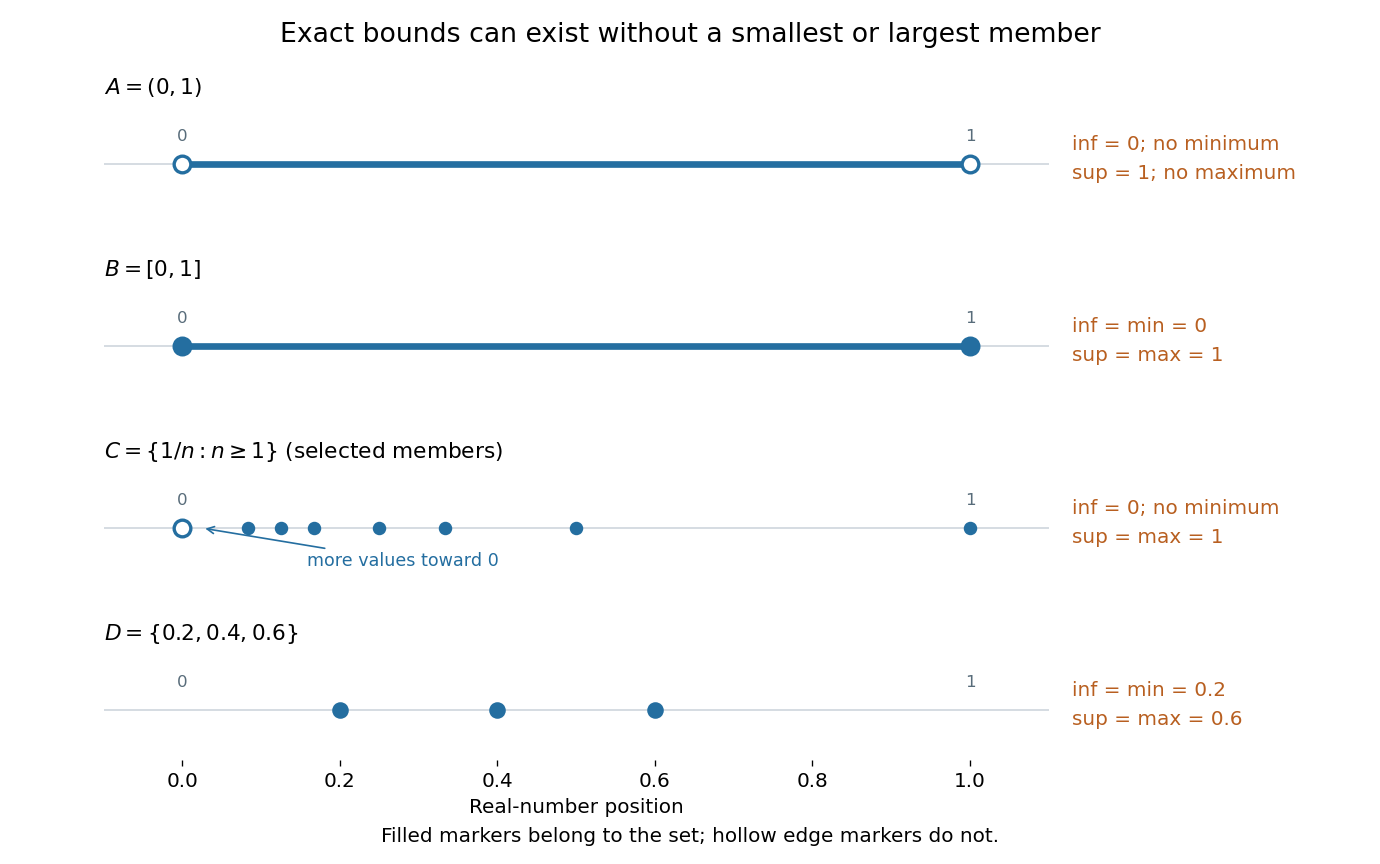

The script that drew this image:
"""Render bounds and attainment for four concrete real sets to cwd."""

from pathlib import Path

import matplotlib.pyplot as plt
import numpy as np


def main():
    finite = np.array([.2, .4, .6])
    assert finite.min() == .2 and finite.max() == .6
    assert .8 < .9 < 1
    for epsilon in [.2, .1, .01, .001]:
        n = int(np.floor(1/epsilon))+1
        assert 0 < 1/n < epsilon
    indices = np.array([1, 2, 3, 4, 6, 8, 12])
    reciprocal = 1/indices
    assert reciprocal.max() == 1 and np.all(reciprocal > 0)

    plt.rcParams.update({'font.size': 12, 'axes.titlesize': 13})
    fig, axes = plt.subplots(4, 1, figsize=(11.5, 7.2), dpi=120,
                             sharex=True, facecolor='white')
    blue, orange = '#246ea0', '#b85f20'
    for ax in axes:
        ax.axhline(0, color='#ced6dd', lw=1)
        ax.set(xlim=(-.10, 1.10), ylim=(-.5, .6))
        ax.set_yticks([])
        ax.spines[['left', 'right', 'top', 'bottom']].set_visible(False)
        ax.tick_params(axis='x', which='both', bottom=False, labelbottom=False)
    for ax, closed in zip(axes[:2], [False, True]):
        ax.plot([0, 1], [0, 0], color=blue, lw=4)
        ax.scatter([0, 1], [0, 0], s=100,
                   facecolor=blue if closed else 'white', edgecolor=blue,
                   linewidth=2, zorder=4)
    axes[0].set_title(r'$A=(0,1)$', loc='left')
    axes[1].set_title(r'$B=[0,1]$', loc='left')
    axes[2].set_title(r'$C=\{1/n:n\geq 1\}$ (selected members)', loc='left')
    axes[2].scatter(reciprocal, np.zeros_like(reciprocal), s=50, color=blue, zorder=4)
    axes[2].scatter([0], [0], s=100, facecolor='white', edgecolor=blue,
                    linewidth=2, zorder=4)
    axes[2].annotate('more values toward 0', xy=(.025, 0), xytext=(.28, -.38),
                     fontsize=10.5, ha='center', color=blue,
                     arrowprops={'arrowstyle': '->', 'color': blue})
    axes[3].set_title(r'$D=\{0.2,0.4,0.6\}$', loc='left')
    axes[3].scatter(finite, [0, 0, 0], s=80, color=blue, zorder=4)
    descriptions = [
        'inf = 0; no minimum\nsup = 1; no maximum',
        'inf = min = 0\nsup = max = 1',
        'inf = 0; no minimum\nsup = max = 1',
        'inf = min = 0.2\nsup = max = 0.6',
    ]
    for ax, text in zip(axes, descriptions):
        ax.text(1.025, .5, text, transform=ax.transAxes,
                va='center', color=orange, fontsize=12, linespacing=1.7)
        ax.text(0, .23, '0', ha='center', color='#586c7a', fontsize=10)
        ax.text(1, .23, '1', ha='center', color='#586c7a', fontsize=10)
    axes[-1].tick_params(axis='x', bottom=True, labelbottom=True)
    axes[-1].set_xticks([0, .2, .4, .6, .8, 1])
    axes[-1].set_xlabel('Real-number position')
    fig.suptitle('Exact bounds can exist without a smallest or largest member',
                 fontsize=16, y=.975)
    fig.text(.5, .025, 'Filled markers belong to the set; hollow edge markers do not.',
             ha='center', fontsize=12)
    fig.subplots_adjust(left=.075, right=.76, bottom=.12, top=.88, hspace=.65)
    fig.savefig(Path.cwd()/Path(__file__).with_suffix('.png').name,
                facecolor='white', transparent=False)
    plt.close(fig)


if __name__ == '__main__':
    main()
